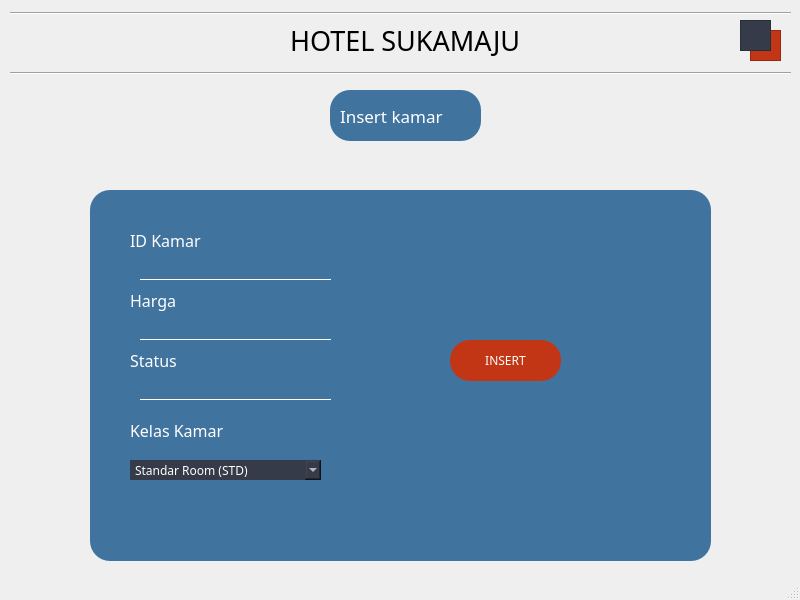
<?xml version="1.0" encoding="UTF-8"?>
<ui version="4.0">
 <class>insert_kamar</class>
 <widget class="QMainWindow" name="insert_kamar">
  <property name="geometry">
   <rect>
    <x>0</x>
    <y>0</y>
    <width>800</width>
    <height>600</height>
   </rect>
  </property>
  <property name="windowTitle">
   <string>MainWindow</string>
  </property>
  <widget class="QWidget" name="centralwidget">
   <widget class="QLabel" name="label">
    <property name="geometry">
     <rect>
      <x>290</x>
      <y>20</y>
      <width>241</width>
      <height>41</height>
     </rect>
    </property>
    <property name="font">
     <font>
      <family>century gothic</family>
      <pointsize>20</pointsize>
     </font>
    </property>
    <property name="text">
     <string>HOTEL SUKAMAJU</string>
    </property>
   </widget>
   <widget class="QGraphicsView" name="graphicsView_8">
    <property name="geometry">
     <rect>
      <x>750</x>
      <y>30</y>
      <width>31</width>
      <height>31</height>
     </rect>
    </property>
    <property name="styleSheet">
     <string notr="true">background-color:#c23616
</string>
    </property>
   </widget>
   <widget class="QGraphicsView" name="graphicsView_9">
    <property name="geometry">
     <rect>
      <x>740</x>
      <y>20</y>
      <width>31</width>
      <height>31</height>
     </rect>
    </property>
    <property name="styleSheet">
     <string notr="true">background-color:#353b48</string>
    </property>
   </widget>
   <widget class="Line" name="line">
    <property name="geometry">
     <rect>
      <x>10</x>
      <y>5</y>
      <width>781</width>
      <height>16</height>
     </rect>
    </property>
    <property name="orientation">
     <enum>Qt::Horizontal</enum>
    </property>
   </widget>
   <widget class="QFrame" name="frame_2">
    <property name="geometry">
     <rect>
      <x>330</x>
      <y>90</y>
      <width>151</width>
      <height>51</height>
     </rect>
    </property>
    <property name="styleSheet">
     <string notr="true">border-radius:20px;
background-color:#40739e;font-family : century gothic;color:#ffffff;</string>
    </property>
    <property name="frameShape">
     <enum>QFrame::StyledPanel</enum>
    </property>
    <property name="frameShadow">
     <enum>QFrame::Raised</enum>
    </property>
    <widget class="QLabel" name="label_2">
     <property name="geometry">
      <rect>
       <x>10</x>
       <y>10</y>
       <width>131</width>
       <height>31</height>
      </rect>
     </property>
     <property name="font">
      <font>
       <family>century gothic</family>
       <pointsize>13</pointsize>
      </font>
     </property>
     <property name="text">
      <string>Insert kamar</string>
     </property>
    </widget>
   </widget>
   <widget class="Line" name="line_2">
    <property name="geometry">
     <rect>
      <x>10</x>
      <y>65</y>
      <width>781</width>
      <height>16</height>
     </rect>
    </property>
    <property name="orientation">
     <enum>Qt::Horizontal</enum>
    </property>
   </widget>
   <widget class="QFrame" name="frame">
    <property name="geometry">
     <rect>
      <x>90</x>
      <y>190</y>
      <width>621</width>
      <height>371</height>
     </rect>
    </property>
    <property name="styleSheet">
     <string notr="true">border-radius:20px;
background-color:#40739e;font-family : century gothic;color:#ffffff;</string>
    </property>
    <property name="frameShape">
     <enum>QFrame::StyledPanel</enum>
    </property>
    <property name="frameShadow">
     <enum>QFrame::Raised</enum>
    </property>
    <widget class="QComboBox" name="comboBox">
     <property name="geometry">
      <rect>
       <x>40</x>
       <y>270</y>
       <width>191</width>
       <height>20</height>
      </rect>
     </property>
     <property name="styleSheet">
      <string notr="true">background-color:#353b48;
color:#ffffff;</string>
     </property>
     <item>
      <property name="text">
       <string>Standar Room (STD)</string>
      </property>
     </item>
     <item>
      <property name="text">
       <string>Superior Room (SUP)</string>
      </property>
     </item>
     <item>
      <property name="text">
       <string>Deluxe Room (DLX)</string>
      </property>
     </item>
     <item>
      <property name="text">
       <string>Junior Suit Room (JRSTE)</string>
      </property>
     </item>
     <item>
      <property name="text">
       <string>Suit Room</string>
      </property>
     </item>
     <item>
      <property name="text">
       <string>Presidental Suit</string>
      </property>
     </item>
    </widget>
    <widget class="QLabel" name="label_5">
     <property name="geometry">
      <rect>
       <x>40</x>
       <y>160</y>
       <width>81</width>
       <height>21</height>
      </rect>
     </property>
     <property name="font">
      <font>
       <family>century gothic</family>
       <pointsize>12</pointsize>
      </font>
     </property>
     <property name="styleSheet">
      <string notr="true">color: rgb(255, 255, 255);</string>
     </property>
     <property name="text">
      <string>Status</string>
     </property>
    </widget>
    <widget class="QLineEdit" name="lineEdit_id">
     <property name="geometry">
      <rect>
       <x>50</x>
       <y>70</y>
       <width>191</width>
       <height>20</height>
      </rect>
     </property>
     <property name="styleSheet">
      <string notr="true">border:none;
border-bottom:1px solid white;
background:transparent;
color:#ffffff;</string>
     </property>
    </widget>
    <widget class="QLabel" name="label_7">
     <property name="geometry">
      <rect>
       <x>40</x>
       <y>100</y>
       <width>161</width>
       <height>21</height>
      </rect>
     </property>
     <property name="font">
      <font>
       <family>century gothic</family>
       <pointsize>12</pointsize>
      </font>
     </property>
     <property name="styleSheet">
      <string notr="true">color : rgb(255, 255, 255)</string>
     </property>
     <property name="text">
      <string>Harga</string>
     </property>
    </widget>
    <widget class="QLabel" name="label_13">
     <property name="geometry">
      <rect>
       <x>40</x>
       <y>230</y>
       <width>111</width>
       <height>21</height>
      </rect>
     </property>
     <property name="font">
      <font>
       <family>century gothic</family>
       <pointsize>12</pointsize>
      </font>
     </property>
     <property name="styleSheet">
      <string notr="true">color: rgb(255, 255, 255);</string>
     </property>
     <property name="text">
      <string>Kelas Kamar</string>
     </property>
    </widget>
    <widget class="QLineEdit" name="lineEdit_nama">
     <property name="geometry">
      <rect>
       <x>50</x>
       <y>130</y>
       <width>191</width>
       <height>20</height>
      </rect>
     </property>
     <property name="styleSheet">
      <string notr="true">border:none;
border-bottom:1px solid white;
background:transparent;
color:#ffffff;</string>
     </property>
    </widget>
    <widget class="QPushButton" name="btn_insert">
     <property name="geometry">
      <rect>
       <x>360</x>
       <y>150</y>
       <width>111</width>
       <height>41</height>
      </rect>
     </property>
     <property name="styleSheet">
      <string notr="true">border-radius:20px;
background-color:#c23616;font-family : century gothic;color:#ffffff;</string>
     </property>
     <property name="text">
      <string>INSERT</string>
     </property>
    </widget>
    <widget class="QLineEdit" name="lineEdit_alamat">
     <property name="geometry">
      <rect>
       <x>50</x>
       <y>190</y>
       <width>191</width>
       <height>20</height>
      </rect>
     </property>
     <property name="styleSheet">
      <string notr="true">border:none;
border-bottom:1px solid white;
background:transparent;
color:#ffffff;</string>
     </property>
    </widget>
    <widget class="QLabel" name="label_6">
     <property name="geometry">
      <rect>
       <x>40</x>
       <y>40</y>
       <width>161</width>
       <height>21</height>
      </rect>
     </property>
     <property name="font">
      <font>
       <family>century gothic</family>
       <pointsize>12</pointsize>
      </font>
     </property>
     <property name="styleSheet">
      <string notr="true">color: rgb(255, 255, 255);</string>
     </property>
     <property name="text">
      <string>ID Kamar</string>
     </property>
    </widget>
   </widget>
  </widget>
  <widget class="QMenuBar" name="menubar">
   <property name="geometry">
    <rect>
     <x>0</x>
     <y>0</y>
     <width>800</width>
     <height>21</height>
    </rect>
   </property>
  </widget>
  <widget class="QStatusBar" name="statusbar"/>
 </widget>
 <resources/>
 <connections/>
</ui>
